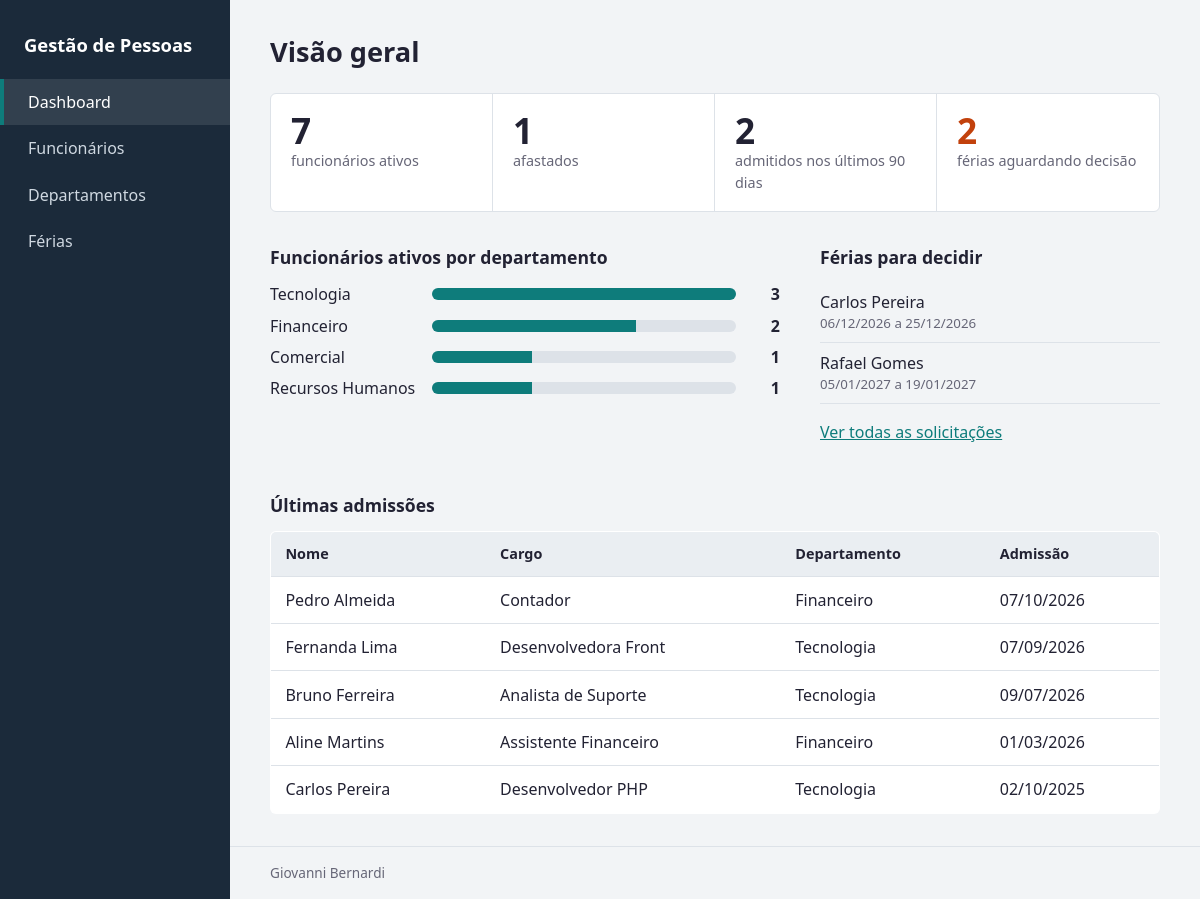
The page / on the database its author committed.
### tables this page shows
CREATE TABLE IF NOT EXISTS ferias (
  id             INT AUTO_INCREMENT PRIMARY KEY,
  funcionario_id INT NOT NULL,
  data_inicio    DATE NOT NULL,
  data_fim       DATE NOT NULL,
  situacao       ENUM('pendente','aprovada','recusada') DEFAULT 'pendente',
  FOREIGN KEY (funcionario_id) REFERENCES funcionarios(id)
);

CREATE TABLE IF NOT EXISTS funcionarios (
  id              INT AUTO_INCREMENT PRIMARY KEY,
  nome            VARCHAR(120) NOT NULL,
  email           VARCHAR(120) NOT NULL UNIQUE,
  cargo           VARCHAR(80)  NOT NULL,
  data_admissao   DATE         NOT NULL,
  status          ENUM('ativo','afastado','desligado') DEFAULT 'ativo',
  departamento_id INT NOT NULL,
  FOREIGN KEY (departamento_id) REFERENCES departamentos(id)
);

CREATE TABLE IF NOT EXISTS departamentos (
  id   INT AUTO_INCREMENT PRIMARY KEY,
  nome VARCHAR(80) NOT NULL
);

### paginas/dashboard.php (the view, shortened to what this page needs)
<?php
$ativos    = $pdo->query("SELECT COUNT(*) FROM funcionarios WHERE status = 'ativo'")->fetchColumn();
$afastados = $pdo->query("SELECT COUNT(*) FROM funcionarios WHERE status = 'afastado'")->fetchColumn();
$novos     = $pdo->query("SELECT COUNT(*) FROM funcionarios WHERE data_admissao >= DATE_SUB(CURDATE(), INTERVAL 90 DAY)")->fetchColumn();
$pendentes = $pdo->query("SELECT COUNT(*) FROM ferias WHERE situacao = 'pendente'")->fetchColumn();
$porDepartamento = $pdo->query(
    'SELECT d.nome, COUNT(f.id) AS total
     FROM departamentos d
     LEFT JOIN funcionarios f ON f.departamento_id = d.id AND f.status = "ativo"
     GROUP BY d.id, d.nome ORDER BY total DESC, d.nome'
)->fetchAll();
$maior = max(array_merge([1], array_column($porDepartamento, 'total')));
$recentes = $pdo->query(
    'SELECT f.nome, f.cargo, f.data_admissao, d.nome AS departamento
     FROM funcionarios f JOIN departamentos d ON d.id = f.departamento_id
     ORDER BY f.data_admissao DESC LIMIT 5'
)->fetchAll();
$ferias = $pdo->query(
    "SELECT fe.id, fe.data_inicio, fe.data_fim, f.nome
     FROM ferias fe JOIN funcionarios f ON f.id = fe.funcionario_id
     WHERE fe.situacao = 'pendente' ORDER BY fe.data_inicio LIMIT 5"
)->fetchAll();
require __DIR__ . '/../templates/header.php';
?>
<h1>Visão geral</h1>
<section class="indicadores">
  <div><strong><?= (int)$ativos ?></strong><span>funcionários ativos</span></div>
  <div><strong><?= (int)$afastados ?></strong><span>afastados</span></div>
  <div><strong><?= (int)$novos ?></strong><span>admitidos nos últimos 90 dias</span></div>
  <div class="<?= $pendentes ? 'alerta' : '' ?>"><strong><?= (int)$pendentes ?></strong><span>férias aguardando decisão</span></div>
</section>
<div class="colunas">
  <section>
    <h2>Funcionários ativos por departamento</h2>
    <?php foreach ($porDepartamento as $d): ?>
      <div class="barra">
        <span><?= e($d['nome']) ?></span>
        <div class="trilho"><i style="width: <?= round($d['total'] / $maior * 100) ?>%"></i></div>
        <b><?= (int)$d['total'] ?></b>
      </div>
    <?php endforeach; ?>
  </section>
  <section>
    <h2>Férias para decidir</h2>
    <?php if (!$ferias): ?>
      <p class="vazio">Nenhuma solicitação pendente.</p>
    <?php else: ?>
      <ul class="lista">
        <?php foreach ($ferias as $fe): ?>
          <li><?= e($fe['nome']) ?> <small><?= dataBr($fe['data_inicio']) ?> a <?= dataBr($fe['data_fim']) ?></small></li>
        <?php endforeach; ?>
      </ul>
      <p><a href="<?= url('ferias') ?>">Ver todas as solicitações</a></p>
    <?php endif; ?>
  </section>
</div>
<h2>Últimas admissões</h2>
<table>
  <tr><th>Nome</th><th>Cargo</th><th>Departamento</th><th>Admissão</th></tr>
  <?php foreach ($recentes as $r): ?>
    <tr><td><?= e($r['nome']) ?></td><td><?= e($r['cargo']) ?></td><td><?= e($r['departamento']) ?></td><td><?= dataBr($r['data_admissao']) ?></td></tr>
  <?php endforeach; ?>
</table>
<?php require __DIR__ . '/../templates/footer.php'; ?>

### index.php (shortened to what this page needs)
<?php
$base = rtrim(str_replace('\\', '/', dirname($_SERVER['SCRIPT_NAME'])), '/');
function url(string $caminho = ''): string { global $base; return $base . '/' . ltrim($caminho, '/'); }
function e($valor): string { return htmlspecialchars((string)$valor, ENT_QUOTES, 'UTF-8'); }
function dataBr(?string $d): string { return $d ? date('d/m/Y', strtotime($d)) : ''; }
$partes = explode('/', trim($_GET['url'] ?? '', '/'));
$pagina = $partes[0] ?: 'dashboard';
$permitidas = ['dashboard', 'funcionarios', 'departamentos', 'ferias'];
if (in_array($pagina, $permitidas, true)) {
    require __DIR__ . "/paginas/{$pagina}.php";
} else {
    http_response_code(404);
    require __DIR__ . '/paginas/404.php';
}

### templates/header.php (shortened to what this page needs)
<!DOCTYPE html>
<html lang="pt-BR">
<head>
  <link rel="stylesheet" href="<?= url('assets/css/estilo.css') ?>">
</head>
<body>
<?php require __DIR__ . '/menu.php'; ?>
<div class="conteudo">
<main>

### templates/menu.php
<?php
$itens = ['dashboard' => 'Dashboard', 'funcionarios' => 'Funcionários', 'departamentos' => 'Departamentos', 'ferias' => 'Férias'];
?>
<nav class="menu">
  <a class="marca" href="<?= url('dashboard') ?>">Gestão de Pessoas</a>
  <?php foreach ($itens as $rota => $nome): ?>
    <a href="<?= url($rota) ?>" class="<?= $pagina === $rota ? 'ativo' : '' ?>"><?= $nome ?></a>
  <?php endforeach; ?>
</nav>

### templates/footer.php (shortened to what this page needs)
</main>
<footer>Giovanni Bernardi </footer>
</div>
</body>
</html>

### assets/css/estilo.css (style rules this page uses)
:root { --tinta:#1b2a3a;--fundo:#f2f4f6;--papel:#fff;--linha:#dde2e8;--destaque:#0e7c7b;--alerta:#c2410c;--ok:#2f7d4f;--texto:#223;--suave:#667 }
* { box-sizing:border-box }
body { margin:0;display:grid;grid-template-columns:230px 1fr;min-height:100vh;background:var(--fundo);color:var(--texto);font:16px/1.5 "Segoe UI",system-ui,sans-serif }
.menu { background:var(--tinta);padding:1.25rem 0;display:flex;flex-direction:column }
.menu a { color:#cfd8e1;text-decoration:none;padding:.7rem 1.5rem;border-left:4px solid transparent }
.menu a.ativo { color:#fff;border-left-color:var(--destaque);background:rgba(255,255,255,.1) }
.menu .marca { color:#fff;font-weight:700;font-size:1.15rem;padding-bottom:1.25rem;border-left:0 }
.conteudo { display:flex;flex-direction:column;min-width:0 }
main { flex:1;padding:2rem 2.5rem;max-width:1100px;width:100% }
footer { padding:1rem 2.5rem;color:var(--suave);font-size:.85rem;border-top:1px solid var(--linha) }
h1 { margin:0 0 1.25rem;font-size:1.7rem }
h2 { font-size:1.1rem;margin:2rem 0 .75rem }
a { color:var(--destaque) }
.indicadores { display:grid;grid-template-columns:repeat(4,1fr);background:var(--papel);border:1px solid var(--linha);border-radius:6px }
.indicadores div { padding:1.1rem 1.25rem;border-right:1px solid var(--linha);display:flex;flex-direction:column }
.indicadores div:last-child { border-right:0 }
.indicadores strong { font-size:2.2rem;line-height:1.1 }
.indicadores span { color:var(--suave);font-size:.9rem }
.indicadores .alerta strong { color:var(--alerta) }
.colunas { display:grid;grid-template-columns:3fr 2fr;gap:2.5rem }
.barra { display:grid;grid-template-columns:150px 1fr 2rem;gap:.75rem;align-items:center;margin:.45rem 0 }
.trilho { background:var(--linha);height:12px;border-radius:6px;overflow:hidden }
.trilho i { display:block;height:100%;background:var(--destaque) }
.barra b { text-align:right }
.lista { list-style:none;padding:0;margin:0 }
.lista li { padding:.5rem 0;border-bottom:1px solid var(--linha) }
.lista small,td small { display:block;color:var(--suave) }
table { width:100%;border-collapse:collapse;background:var(--papel);border:1px solid var(--linha);border-radius:6px;overflow:hidden }
th,td { text-align:left;padding:.7rem .9rem;border-bottom:1px solid var(--linha);vertical-align:middle }
th { background:#eaeef2;font-size:.9rem }

### rows shown on the page
ferias: funcionario.nome "Carlos Pereira", data_inicio "06/12/2026", data_fim "25/12/2026"
ferias: funcionario.nome "Rafael Gomes", data_inicio "05/01/2027", data_fim "19/01/2027"
funcionarios: nome "Pedro Almeida", cargo "Contador", departamento.nome "Financeiro", data_admissao "07/10/2026"
funcionarios: nome "Fernanda Lima", cargo "Desenvolvedora Front", departamento.nome "Tecnologia", data_admissao "07/09/2026"
funcionarios: nome "Bruno Ferreira", cargo "Analista de Suporte", departamento.nome "Tecnologia", data_admissao "09/07/2026"
funcionarios: nome "Aline Martins", cargo "Assistente Financeiro", departamento.nome "Financeiro", data_admissao "01/03/2026"
funcionarios: nome "Carlos Pereira", cargo "Desenvolvedor PHP", departamento.nome "Tecnologia", data_admissao "02/10/2025"

### other values the page prints
$nome "Dashboard"
$nome "Funcionários"
$nome "Departamentos"
$nome "Férias"
$ativos "7"
$afastados "1"
$novos "2"
$pendentes "2"
$d['nome'] "Tecnologia"
$d['total'] "3"
$d['nome'] "Financeiro"
$d['total'] "2"
$d['nome'] "Comercial"
$d['total'] "1"
$d['nome'] "Recursos Humanos"
